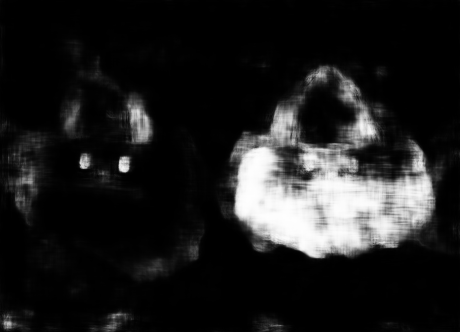
#> input picture make_tamper_dataset_from_coco/for_compare_experiment/test/39t.bmp, 460 x 332 px
$ python value_f1_acc_recall_precision.py
#> lines starting #> are read from the running program, lines starting #| are printed output that depends on the picture; after the words box and inside, x2 and y2 are one past the last pixel; in counts of white or black regions, pixels touching at a corner belong together
"""
@author :haoran
time:0309
description:
改进F1,引入价值评价
"""
from sklearn.metrics import f1_score, accuracy_score, precision_score, recall_score,confusion_matrix
import numpy as np
from PIL import Image
import traceback

class Mymetrics:
    def __init__(self):
        pass
    def f1_score(self, pred, gt):
        label = gt.long()
        mask = (label != 0).float()
        num_positive = np.sum(mask).astype('float')
        num_negative = mask.numel() - num_positive
        # print (num_positive, num_negative)
        mask[mask != 0] = num_negative / (num_positive + num_negative)  # 0.995
        mask[mask == 0] = num_positive / (num_positive + num_negative)  # 0.005

        y = pred.reshape(-1)
        l = gt.reshape(-1)

        y = np.where(y > 0.5, 1, 0).astype('int')
        l = np.array(l.cpu().detach()).astype('int')

        return f1_score(y, l, zero_division=1)

        pass
    def value_f1_score(self, pred,label):
        mask = (label != 0)
        num_positive = np.sum(mask).astype('float')
        num_negative = mask - num_positive
        # print (num_positive, num_negative)
        w1 = num_negative / (num_positive + num_negative)
        w2 = num_positive / (num_positive + num_negative)
        mask = np.where(mask!=0,w1,w2)

        y = pred.reshape(-1)
        l = label.reshape(-1)
        mask = mask.reshape(-1)
        y = np.where(y > 0.5, 1, 0).astype('int')
        l = np.array(l).astype('int')
        result = confusion_matrix(y, l)
        print(result)

    def accuracy_score(self):
        pass
    def precision_score(self):
        pass
    def recall_score(self):
        pass

if __name__ == '__main__':
    pred = Image.open('./test/39t.bmp')
#> pred is the input picture: PIL image 460x332 L; min 0, max 254, mean 30.5
    pred = pred.split()[0]
    pred = np.array(pred)/255
#> pred: shape (332, 460) float64
    gt = Image.open('./test/39t_gt.bmp')
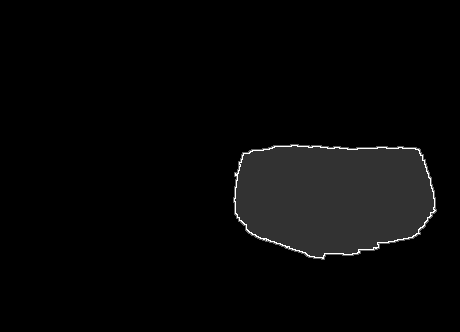
#> input picture make_tamper_dataset_from_coco/for_compare_experiment/test/39t_gt.bmp, 460 x 332 px
#> gt is the input picture: PIL image 460x332 L; min 0, max 255, mean 7.4
    gt = np.array(gt.split()[0])
    gt = np.where((gt == 255) | (gt == 100), 1, 0)
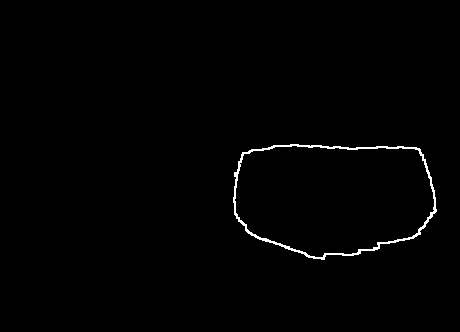
#> gt: shape (332, 460) int64; values 0 (black) and 1 (white), 0.87% white in thin lines or dots, all inside (x1, y1, x2, y2) = (233, 144, 437, 260)

    Mymetrics().value_f1_score(pred,gt)
#> in value_f1_score, `num_positive = np.sum(mask).astype('float')`: num_positive = 1326
#> in value_f1_score, `w1 = num_negative / (num_positive + num_negative)`: w1: shape (332, 460) float64; 99.13% of the values are NaN or infinite; the others: min -1325, max -1325, mean -1325
#> in value_f1_score, `w2 = num_positive / (num_positive + num_negative)`: w2: shape (332, 460) float64; 99.13% of the values are NaN or infinite; the others: min 1326, max 1326, mean 1326
#> in value_f1_score, `result = confusion_matrix(y, l)`: result = [[134589, 1009], [16805, 317]]
#| [[134589   1009]
#|  [ 16805    317]]
